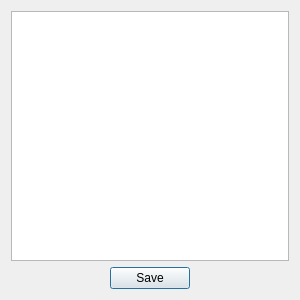
<?xml version="1.0" encoding="UTF-8"?>
<ui version="4.0">
 <class>ColumnsConfigurator</class>
 <widget class="QDialog" name="ColumnsConfigurator">
  <property name="geometry">
   <rect>
    <x>0</x>
    <y>0</y>
    <width>300</width>
    <height>300</height>
   </rect>
  </property>
  <property name="sizePolicy">
   <sizepolicy hsizetype="Fixed" vsizetype="Fixed">
    <horstretch>0</horstretch>
    <verstretch>0</verstretch>
   </sizepolicy>
  </property>
  <property name="minimumSize">
   <size>
    <width>300</width>
    <height>300</height>
   </size>
  </property>
  <property name="maximumSize">
   <size>
    <width>300</width>
    <height>300</height>
   </size>
  </property>
  <property name="windowTitle">
   <string>Dialog</string>
  </property>
  <layout class="QVBoxLayout" name="verticalLayout">
   <item>
    <widget class="QTableWidget" name="tableWidget"/>
   </item>
   <item>
    <layout class="QHBoxLayout" name="horizontalLayout">
     <property name="topMargin">
      <number>0</number>
     </property>
     <item>
      <spacer name="horizontalSpacer">
       <property name="orientation">
        <enum>Qt::Orientation::Horizontal</enum>
       </property>
       <property name="sizeHint" stdset="0">
        <size>
         <width>40</width>
         <height>20</height>
        </size>
       </property>
      </spacer>
     </item>
     <item>
      <widget class="QPushButton" name="button_save">
       <property name="text">
        <string>Save</string>
       </property>
      </widget>
     </item>
     <item>
      <spacer name="horizontalSpacer_2">
       <property name="orientation">
        <enum>Qt::Orientation::Horizontal</enum>
       </property>
       <property name="sizeHint" stdset="0">
        <size>
         <width>40</width>
         <height>20</height>
        </size>
       </property>
      </spacer>
     </item>
    </layout>
   </item>
  </layout>
 </widget>
 <resources/>
 <connections/>
</ui>
